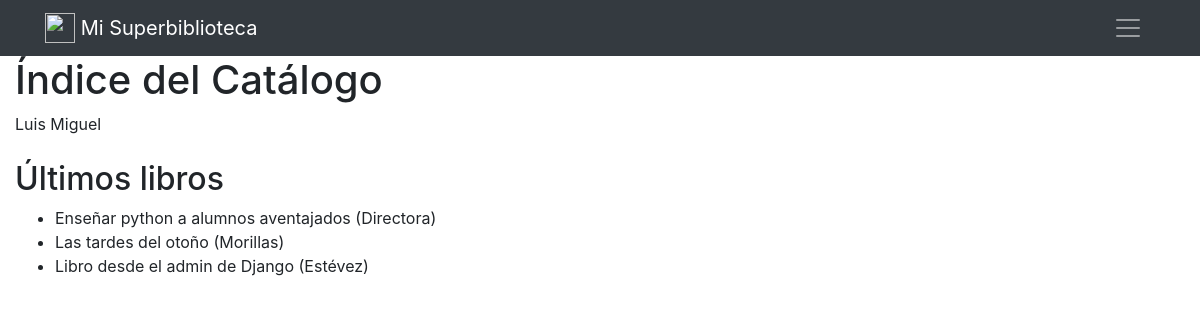
Before: / with the older database file.
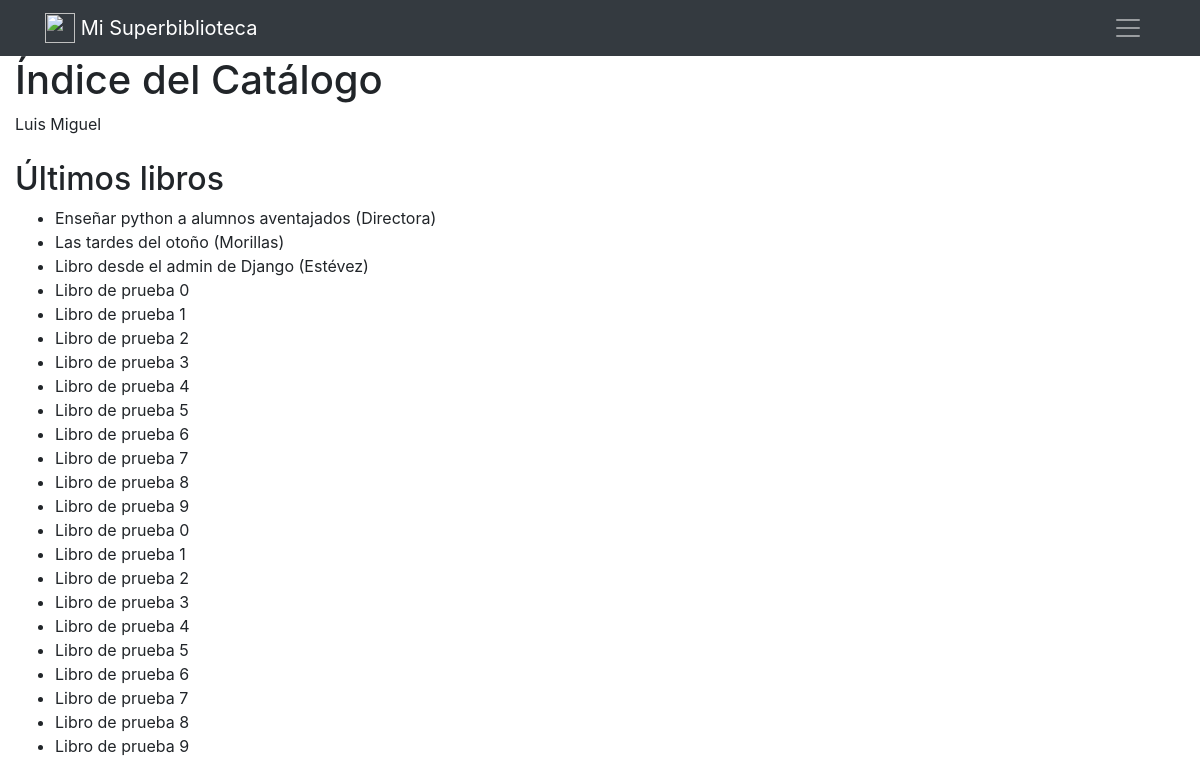
After: the same page with the newer database file.
### catalogo/models.py (models this page shows, shortened)
class Book(models.Model):
    title = models.CharField(max_length=250)
    summary = models.TextField()
    isbn = models.CharField(max_length=13, blank=True) #si alguno de los campos puede estar vacío, hay que poner blank a true
    author = models.ForeignKey(Author, on_delete=models.SET_NULL, null=True, verbose_name='Autor') #AQUÍ NO TOCAMOS AUTHOR aunque queramos poner Autor de etiqueta
    fecha = models.DateField(blank=True, null=True,help_text='Fecha de publicacion') #auto_now lo ponemos para que coja una fecha por cada introducción de dato
    genre = models.ManyToManyField(Genre)
    def __str__(self): #Cuando hacemos print o mostramos un objeto, tira de este método
        return self.title
    def muestra_genero(self):
        '''Muestra genero para admin'''
        return ', '.join([gen.name for gen in self.genre.all()]) #recorre todos los géneros que tenga un libro
    muestra_genero.short_description = 'Género'
    class Meta:
        verbose_name = 'Libro'

class Author(models.Model):
    first_name = models.CharField('Nombre',max_length=100)
    last_name = models.CharField('Apellido',max_length=100)
    date_of_birth = models.DateField(null=True, blank=True)
    date_of_death = models.DateField('Muerte', null=True, blank=True)

### catalogo/views.py (the view)
# urls.py: path('', indice, name ='indice'), # si no hay path, que meta la función que le vamos a definir nosotros para esa vista
def indice(request): #las funciones siempre tienen compo parámetro un request, una petición
    datos = {'autor':'Luis Miguel'}
    busqueda = request.GET.get('q') #lanzaremos sobre mis libros para ver cuál tienen esa palabra
    if busqueda:
        libros = Book.objects.filter(title__icontains=busqueda)
    else: #si GET es falso (none) entonces sigue con lo que había
        libros = Book.objects.all()
    datos ['libros'] = libros
    return render(request, 'index.html', context=datos) #y siempre hay que responder con algo, una plantilla por lo general

### catalogo/templates/index.html (shortened to what this page needs)
{% extends "base.html" %}
{% block content %}
<h1>Índice del Catálogo</h1>
{{autor}}
<h2 class="mt-4">Últimos libros</h2>
<ul>
    {% for libro in libros%}
    <li>{{libro.title}}
        {% if libro.author %}
        ({{libro.author.last_name}})
        {% endif %}</li>
    {% endfor %}
</ul>
{% endblock %}

### catalogo/templates/base.html (shortened to what this page needs)
<!DOCTYPE html>
<html lang="en">
<head>
  <link rel="stylesheet" href="https://cdn.jsdelivr.net/npm/bootstrap@4.6.1/dist/css/bootstrap.min.css"
>
</head>
<nav class="navbar navbar-dark bg-dark">
  <div class="container">
    <a class="navbar-brand" href="#">
      <img src="" width="30" height="30" class="d-inline-block align-top" alt="" href="{% url 'indice' %}">
      Mi Superbiblioteca
    </a>
    <button class="navbar-toggler border-0" type="button" data-toggle="collapse" data-target="#navbarNavAltMarkup"
      aria-controls="navbarNavAltMarkup" aria-expanded="false" aria-label="Toggle navigation">
      <span class="navbar-toggler-icon"></span>
    </button>
  </div>
</nav>
<body>
  <div class="container-fluid">
    <div class="row">
      <div class="col-sm-10 ">
        {% block content %}{% endblock %}
      </div>
    </div>
  </div>
</body>
</html>

Changed rows visible on the page:
added Book: title "Libro de prueba 0"
added Book: title "Libro de prueba 1"
added Book: title "Libro de prueba 2"
added Book: title "Libro de prueba 3"
added Book: title "Libro de prueba 4"
added Book: title "Libro de prueba 5"
added Book: title "Libro de prueba 6"
added Book: title "Libro de prueba 7"
added Book: title "Libro de prueba 8"
added Book: title "Libro de prueba 9"
added Book: title "Libro de prueba 0"
added Book: title "Libro de prueba 1"
added Book: title "Libro de prueba 2"
added Book: title "Libro de prueba 3"
added Book: title "Libro de prueba 4"
added Book: title "Libro de prueba 5"
added Book: title "Libro de prueba 6"
added Book: title "Libro de prueba 7"
added Book: title "Libro de prueba 8"
added Book: title "Libro de prueba 9"
